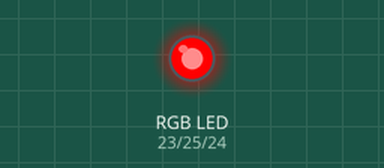
Bench run of a program on a simulated RDK X3 (BCM pin numbers). On the bench: an RGB LED mixed from three pins (HIGH = lit). What the program prints to the terminal is not drawn. At 5.0 s the program stops and its outputs stay as they are.

Above: at 0.1 s.
At 1.1 s:
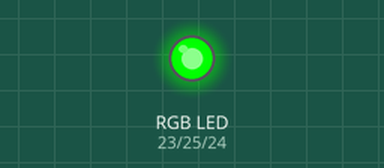
At 2.1 s:
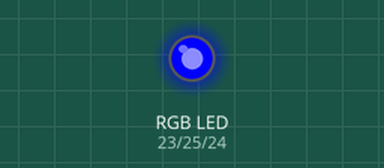
At 3.1 s:
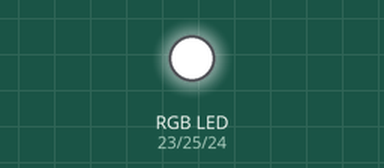
At 5.1 s:
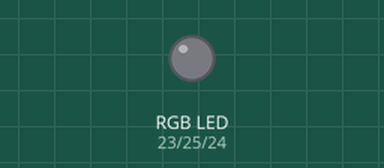
Timing chart, 0 to 6.5 s (numbered marks = the images above):
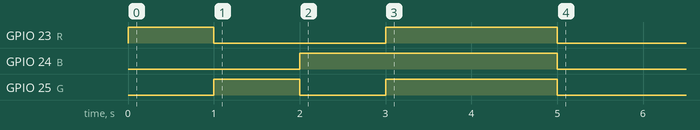

The program:

rgb_led.py
```python
import time
import Hobot.GPIO as GPIO

# 初始化 GPIO（必须加！）
GPIO.setmode(GPIO.BCM)

# RGB 引脚定义（BCM 编号）
LED_PINS = {
    'R': 23,   # 红色
    'G': 25,   # 绿色
    'B': 24,   # 蓝色
}

# 设置为输出模式
for pin in LED_PINS.values():
    GPIO.setup(pin, GPIO.OUT)
    GPIO.output(pin, GPIO.LOW)


def rgb_led(color, duration=1):
    """
    RGB LED 控制函数

    参数：
        color  : 颜色名称，支持 'R'(红), 'G'(绿), 'B'(蓝), 'W'(白), 'OFF'(关)
        duration : 点亮持续时间（秒），默认 1 秒；设为 0 表示常亮

    示例：
        rgb_led('R')          # 红色亮 1 秒
        rgb_led('G', 2)       # 绿色亮 2 秒
        rgb_led('B', 0)       # 蓝色常亮（不自动关闭）
        rgb_led('W', 0.5)     # 白色亮 0.5 秒
        rgb_led('OFF')        # 全部关闭
    """
    # 定义颜色映射
    color_map = {
        'R':   {'R': GPIO.HIGH, 'G': GPIO.LOW, 'B': GPIO.LOW},   # 红
        'G':   {'R': GPIO.LOW, 'G': GPIO.HIGH, 'B': GPIO.LOW},   # 绿
        'B':   {'R': GPIO.LOW, 'G': GPIO.LOW, 'B': GPIO.HIGH},   # 蓝
        'W':   {'R': GPIO.HIGH, 'G': GPIO.HIGH, 'B': GPIO.HIGH}, # 白
        'OFF': {'R': GPIO.LOW, 'G': GPIO.LOW, 'B': GPIO.LOW},     # 关
    }

    if color.upper() not in color_map:
        print(f"不支持的颜色: {color}，可选: {list(color_map.keys())}")
        return

    states = color_map[color.upper()]

    # 设置各引脚电平
    GPIO.output(LED_PINS['R'], states['R'])
    GPIO.output(LED_PINS['G'], states['G'])
    GPIO.output(LED_PINS['B'], states['B'])

    if duration > 0:
        time.sleep(duration)
        # 关闭所有
        GPIO.output(LED_PINS['R'], GPIO.LOW)
        GPIO.output(LED_PINS['G'], GPIO.LOW)
        GPIO.output(LED_PINS['B'], GPIO.LOW)


# ===== 测试代码 =====
if __name__ == "__main__":
    try:
        rgb_led('R', 1)      # 红色 1 秒
        rgb_led('G', 1)      # 绿色 1 秒
        rgb_led('B', 1)      # 蓝色 1 秒
        rgb_led('W', 2)      # 白色 2 秒
    finally:
        rgb_led('OFF', 0)    # ✅ 先关闭 LED
        GPIO.cleanup()       # ✅ 再清理 GPIO
    print("RGB 测试完成！")
```

Measured:
- by itself, GPIO 23 (R): LOW → HIGH at 0.00 s, → LOW 1.0 s later, → HIGH 2.0 s later, → LOW 2.0 s later
- by itself, GPIO 24 (B): LOW → HIGH at 2.0 s, → LOW 3.0 s later
- by itself, GPIO 25 (G): LOW → HIGH at 1.0 s, → LOW 1.0 s later, → HIGH 1.0 s later, → LOW 2.0 s later
